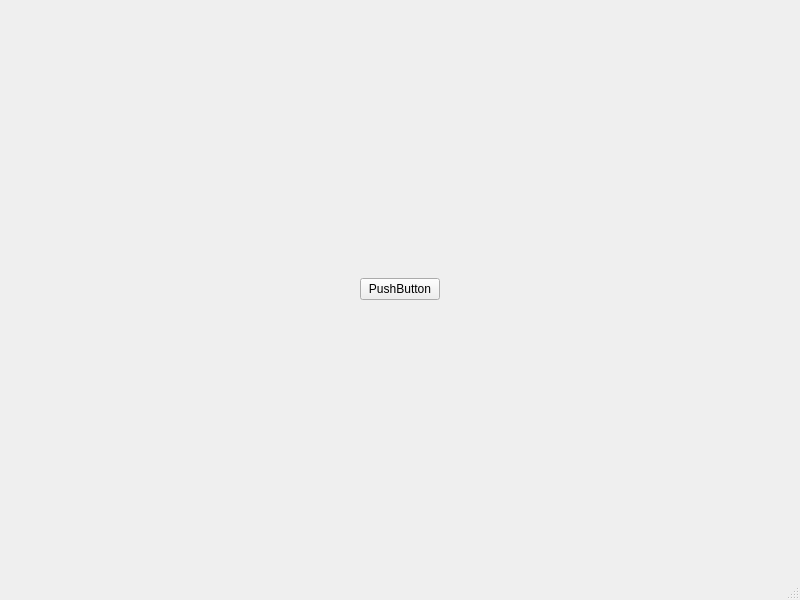
<?xml version="1.0" encoding="UTF-8"?>
<ui version="4.0">
 <class>MainWindow</class>
 <widget class="QMainWindow" name="MainWindow">
  <property name="geometry">
   <rect>
    <x>0</x>
    <y>0</y>
    <width>800</width>
    <height>600</height>
   </rect>
  </property>
  <property name="windowTitle">
   <string>MainWindow</string>
  </property>
  <property name="styleSheet">
   <string notr="true">.QMessageBox{
	
	background-color: rgb(255, 115, 241);
}</string>
  </property>
  <widget class="QWidget" name="centralwidget">
   <layout class="QGridLayout" name="gridLayout">
    <item row="0" column="1">
     <spacer name="verticalSpacer_2">
      <property name="orientation">
       <enum>Qt::Vertical</enum>
      </property>
      <property name="sizeHint" stdset="0">
       <size>
        <width>20</width>
        <height>250</height>
       </size>
      </property>
     </spacer>
    </item>
    <item row="1" column="0">
     <spacer name="horizontalSpacer">
      <property name="orientation">
       <enum>Qt::Horizontal</enum>
      </property>
      <property name="sizeHint" stdset="0">
       <size>
        <width>345</width>
        <height>20</height>
       </size>
      </property>
     </spacer>
    </item>
    <item row="1" column="1">
     <widget class="QPushButton" name="boton1">
      <property name="text">
       <string>PushButton</string>
      </property>
     </widget>
    </item>
    <item row="1" column="2">
     <spacer name="horizontalSpacer_2">
      <property name="orientation">
       <enum>Qt::Horizontal</enum>
      </property>
      <property name="sizeHint" stdset="0">
       <size>
        <width>344</width>
        <height>20</height>
       </size>
      </property>
     </spacer>
    </item>
    <item row="2" column="1">
     <spacer name="verticalSpacer">
      <property name="orientation">
       <enum>Qt::Vertical</enum>
      </property>
      <property name="sizeHint" stdset="0">
       <size>
        <width>20</width>
        <height>250</height>
       </size>
      </property>
     </spacer>
    </item>
   </layout>
  </widget>
  <widget class="QMenuBar" name="menubar">
   <property name="geometry">
    <rect>
     <x>0</x>
     <y>0</y>
     <width>800</width>
     <height>21</height>
    </rect>
   </property>
  </widget>
  <widget class="QStatusBar" name="statusbar"/>
 </widget>
 <resources/>
 <connections/>
</ui>
